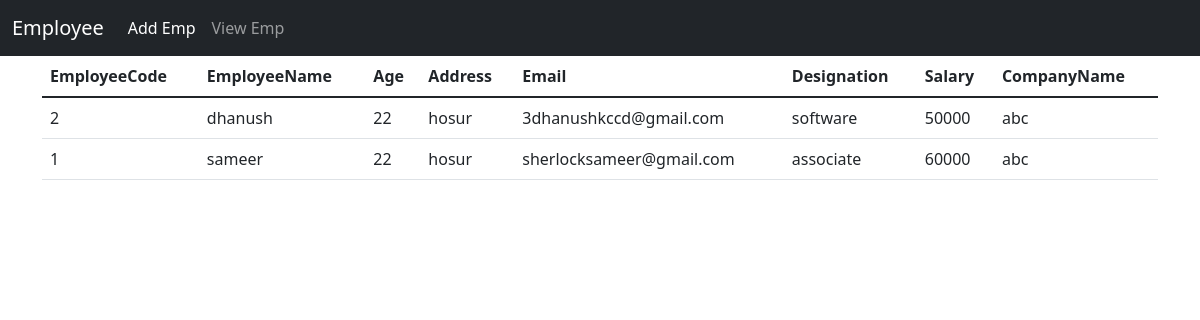
The app's page /viewemp with its own data.
### tables this page shows
CREATE TABLE employeedata(
    ID integer primary key autoincrement,
    EmpCode integer,
    EmpName text,
    Age integer,
    Address text,
    Email text,
    Designation text,
    Salary integer,
    CompanyName text
);

### Employee.py (the view)
@app.route('/viewemp')
def Viewall():
    cursor = data.cursor()
    count = cursor.execute("select * from employeedata")
    result=cursor.fetchall()
    return render_template("viewemp.html",employeedata=result)

### templates/viewemp.html (shortened to what this page needs)
<!DOCTYPE html>
<html lang="en">
<head>
    <link href="https://cdn.jsdelivr.net/npm/bootstrap@5.1.3/dist/css/bootstrap.min.css" rel="stylesheet">
</head>
<body>
    <nav class="navbar navbar-expand-lg navbar-dark bg-dark">
        <div class="container-fluid">
          <a class="navbar-brand" href="#">Employee</a>
          <div class="collapse navbar-collapse" id="navbarNav">
            <ul class="navbar-nav">
              <li class="nav-item">
                <a class="nav-link active" aria-current="page" href="/">Add Emp</a>
              </li>
              <li class="nav-item">
                <a class="nav-link" href="/viewemp">View Emp</a>
            </ul>
          </div>
        </div>
      </nav>
      <div class="container">
        <div class="row">
            <div class="col col-12 col-sm-12 col-md-12 col-lg-12 col-xl-12 col-xxl-12">
    <table class="table">
        <thead>
          <tr>
            <th scope="col">EmployeeCode</th>
            <th scope="col">EmployeeName</th>
            <th scope="col">Age</th>
            <th scope="col">Address</th>
            <th scope="col">Email</th>
            <th scope="col">Designation</th>
            <th scope="col">Salary</th>
            <th scope="col">CompanyName</th>
          </tr>
        </thead>
        <tbody>
            {% for i in employeedata %}
          <tr>
            <td>{{i[1]}}</td>
            <td>{{i[2]}}</td>
            <td>{{i[3]}}</td>
            <td>{{i[4]}}</td>
            <td>{{i[5]}}</td>
            <td>{{i[6]}}</td>
            <td>{{i[7]}}</td>
            <td>{{i[8]}}</td>
          </tr>
          {% endfor %}
        </tbody>
      </table>
            </div>
        </div>
      </div>
</body>
</html>

### records on screen
employeedata: EmpCode "2", EmpName "dhanush", Age "22", Address "hosur", Email "3dhanushkccd@gmail.com", Designation "software", Salary "50000", CompanyName "abc"
employeedata: EmpCode "1", EmpName "sameer", Age "22", Address "hosur", Email "sherlocksameer@gmail.com", Designation "associate", Salary "60000", CompanyName "abc"
